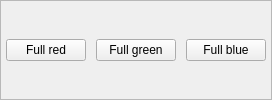
                <widget class="QFrame" name="frame_17">
                 <property name="minimumSize">
                  <size>
                   <width>0</width>
                   <height>60</height>
                  </size>
                 </property>
                 <property name="styleSheet">
                  <string notr="true"/>
                 </property>
                 <property name="frameShape">
                  <enum>QFrame::StyledPanel</enum>
                 </property>
                 <property name="frameShadow">
                  <enum>QFrame::Raised</enum>
                 </property>
                 <layout class="QHBoxLayout" name="horizontalLayout_11">
                  <property name="spacing">
                   <number>10</number>
                  </property>
                  <property name="leftMargin">
                   <number>5</number>
                  </property>
                  <property name="topMargin">
                   <number>0</number>
                  </property>
                  <property name="rightMargin">
                   <number>5</number>
                  </property>
                  <property name="bottomMargin">
                   <number>0</number>
                  </property>
                  <item>
                   <widget class="QPushButton" name="full_red_btn">
                    <property name="maximumSize">
                     <size>
                      <width>11232311</width>
                      <height>16777215</height>
                     </size>
                    </property>
                    <property name="text">
                     <string>Full red</string>
                    </property>
                   </widget>
                  </item>
                  <item>
                   <widget class="QPushButton" name="full_green_btn">
                    <property name="maximumSize">
                     <size>
                      <width>16777215</width>
                      <height>16777215</height>
                     </size>
                    </property>
                    <property name="text">
                     <string>Full green</string>
                    </property>
                   </widget>
                  </item>
                  <item>
                   <widget class="QPushButton" name="full_blue_btn">
                    <property name="maximumSize">
                     <size>
                      <width>16777215</width>
                      <height>16777215</height>
                     </size>
                    </property>
                    <property name="text">
                     <string>Full blue</string>
                    </property>
                   </widget>
                  </item>
                 </layout>
                </widget>
